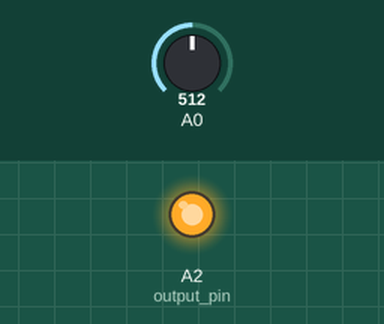
Bench run of a sketch on a simulated Arduino Uno, built with avr-gcc and run on an emulated ATmega328P. On the bench: output pins drawn as LEDs (lit = HIGH). Inputs (shaded band) come from the test bench; at power-on: A0 = 512. What the sketch prints to the serial monitor is not drawn.

Above: at 0.1 s.
Timing chart, 0 to 1.6 s (numbered marks = the images above):
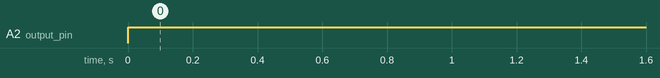

Measured:
- by itself, A2 (output_pin): LOW → HIGH at 0.00 s

The sketch:

lab1ex4_0-g4.ino
```cpp
void setup() {
  // put your setup code here, to run once:
  pinMode(A0, INPUT);
  Serial.begin(115200);
  pinMode(A2, OUTPUT); //output pin

}

void loop() {
  // put your main code here, to run repeatedly:
  digitalWrite(A2, HIGH);
  delay(10);
  //digitalWrite(A5, LOW);
  //delay(10);
  Serial.println(analogRead(A0));
  delay(100);

}
```
